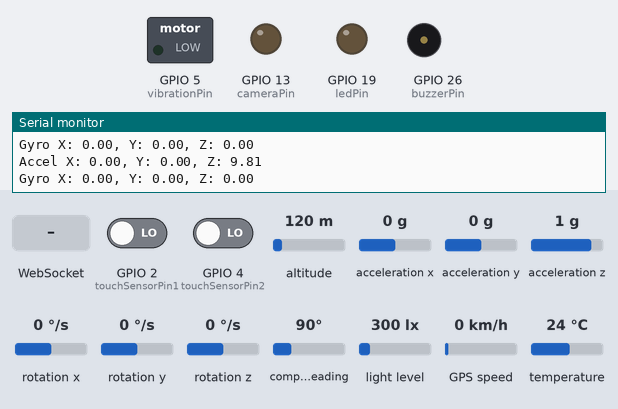
Recording of a sketch running on a simulated ESP32. Parts: switched loads named in the sketch (green lamp = pin HIGH), output pins drawn as LEDs (lit = HIGH), buzzer (waves = sounding), the last lines printed to the serial monitor. The test bench sets the inputs (shaded band); at power-on: GPIO 2 (touchSensorPin1) LOW, GPIO 4 (touchSensorPin2) LOW, light level 300 lx, altitude 120 m, acceleration x 0 g, acceleration y 0 g, acceleration z 1 g, rotation x 0 °/s, rotation y 0 °/s, rotation z 0 °/s, compass heading 90°, GPS speed 0 km/h, temperature 24 °C. WiFi joins after 1.5 s; servers stay silent unless stated; I2S audio is not simulated (input reads silence); uploads are accepted with an empty reply; the GPS gets a fix after 3 s at 37.7749, -122.4194 with 8 satellites.

Above: at 3.2 s.
3.3 s: WebSocket text "kdma5906" received
4.8 s: GPIO 2 (touchSensorPin1) driven HIGH and GPIO 4 (touchSensorPin2) driven HIGH
6.4 s: GPIO 2 (touchSensorPin1) driven LOW
At 8.9 s:
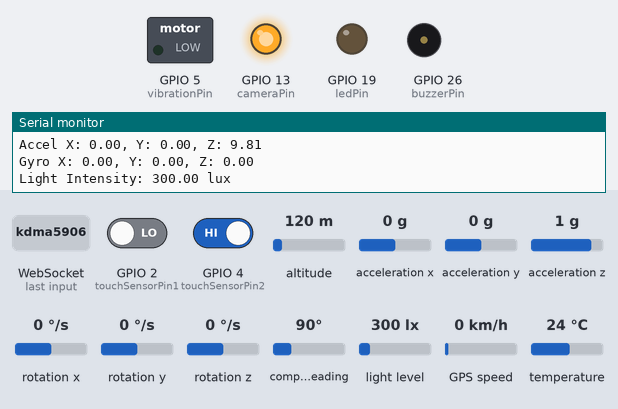
9.4 s: GPIO 4 (touchSensorPin2) driven LOW
At 10.52 s:
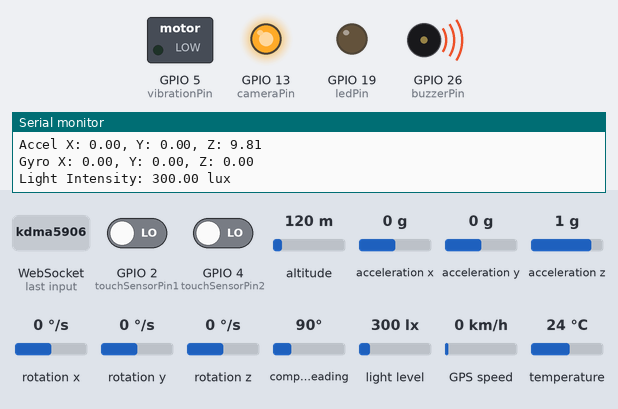
12.4 s: light level set to 22 lx
15.4 s: light level set to 18 lx
At 16.2 s:
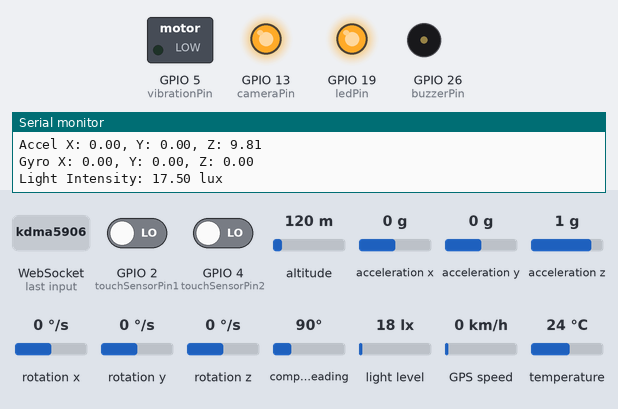
Timing chart, 0 to 19.4 s (numbered marks = the images above; inputs shaded):
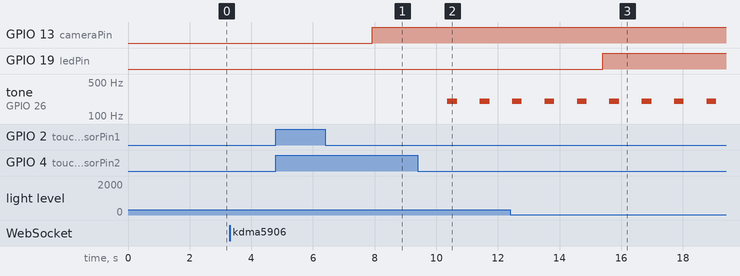

The sketch:

FinalProjectCode_AlertWayGuardian.ino
```cpp
#include <WiFi.h>
#include <HTTPClient.h>
#include <WiFiClientSecure.h>
#include <HardwareSerial.h>
#include <TinyGPS++.h>
#include <Wire.h>
#include <Adafruit_MPU6050.h>
#include <Adafruit_Sensor.h>
#include <BH1750.h>
#include <Arduino.h>
#include <ArduinoJson.h>
#include <driver/i2s.h>

#include <WebSocketsClient.h>
#include <CircularBuffer.hpp>
#include "freertos/FreeRTOS.h"
#include "freertos/task.h"
#include "freertos/semphr.h"

#include "esp_task_wdt.h"

Adafruit_MPU6050 mpu;
TinyGPSPlus gps;
HardwareSerial neo8m(1);
BH1750 lightMeter;

// WiFi credentials
const char* ssid = "Galaxy A13CB91";
const char* password = "12345678";

// const char* ssid = "Galaxy S21 FE 5G 64df";
// const char* password = "kdma5906";

// WebSocket server details
const char *wsServer = "192.168.26.64";
const uint16_t wsPort = 8080;

// Google Geolocation API key
const char* apiKey = "AIzaSyBBrZDws6wFp8BDCnlnelpKL9y5rTRctZc";

String macAddress;
int signalStrength;

// Pin definitions
#define touchSensorPin1 2
#define touchSensorPin2 4
#define vibrationPin 5
#define buzzerPin 26
#define ledPin 19
#define cameraPin 13
#define gpsRxPin 16
#define gpsTxPin 17

// LEDC configuration for buzzer
#define LEDC_CHANNEL_0     0
#define LEDC_TIMER_13_BIT  13
#define LEDC_BASE_FREQ     5000

// Audio configuration
#define SAMPLE_RATE       44100
#define BITS_PER_SAMPLE   I2S_BITS_PER_SAMPLE_16BIT
#define I2S_PORT          I2S_NUM_0
#define DMA_BUF_COUNT     4
#define DMA_BUF_LEN       512

// INMP441 Pin assignment
#define I2S_SD            33
#define I2S_WS            25
#define I2S_SCK           32

// Audio buffer configuration
#define AUDIO_BUFFER_SIZE 10
#define AUDIO_CHUNK_SIZE  512

struct AudioChunk {
    uint8_t data[AUDIO_CHUNK_SIZE];
    size_t size;
};

// Global objects
WebSocketsClient webSocket;
CircularBuffer<AudioChunk, AUDIO_BUFFER_SIZE> audioBuffer;
SemaphoreHandle_t audioBufferSemaphore;

// Recording state
volatile bool isRecording = false;

// Buzzer beep pattern
const int beepDuration = 300;
const int beepInterval = 1000;
unsigned long lastBeepTime = 0;
bool beepState = false;

unsigned long emergencyStartTime = 0;
const unsigned long buzzerDuration = 20000; // 20 seconds in milliseconds

int globMode;
bool State = false;
bool gyroTriggered = false;
bool sensor1State = false;
bool sensor2State = false;
bool buzzerOn = false;
bool emergencyActive = false;

unsigned long vibrationStartTime = 0;
const unsigned long vibrationDuration = 10000;

const float lightThreshold = 20.0;

const unsigned long touchDuration = 3000;
unsigned long touchStartTime1 = 0;
unsigned long touchStartTime2 = 0;

unsigned long msgTime = 0 - 40000;
const unsigned long msgInterval = 40000; // 40 seconds

unsigned long gpsStartTime = 0;
const unsigned long gpsTimeout = 360000; //6 minutes
bool gpsSearching = false;

void setupWiFi();
void setupI2S();
void webSocketEvent(WStype_t type, uint8_t *payload, size_t length);
void i2sReaderTask(void *parameter);
void audioSenderTask(void *parameter);
void automaticRecordingTask(void *parameter);
void gpsTask(void *parameter);
void sensorMonitorTask(void *parameter);
void webSocketLoopTask(void *parameter);
void resetI2S();

void setup() {
    pinMode(touchSensorPin1, INPUT);
    pinMode(touchSensorPin2, INPUT);
    pinMode(vibrationPin, OUTPUT);
    pinMode(buzzerPin, OUTPUT);
    pinMode(ledPin, OUTPUT);
    pinMode(cameraPin, OUTPUT);

    digitalWrite(vibrationPin, LOW);
    digitalWrite(buzzerPin, LOW);
    digitalWrite(ledPin, LOW);
    esp_task_wdt_init(20, true);

    Serial.begin(115200);

    ledcSetup(LEDC_CHANNEL_0, LEDC_BASE_FREQ, LEDC_TIMER_13_BIT);
    ledcAttachPin(buzzerPin, LEDC_CHANNEL_0);

    WiFi.begin(ssid, password);
    neo8m.begin(9600, SERIAL_8N1, gpsRxPin, gpsTxPin);

    while (!Serial) delay(10);

    if (!mpu.begin()) {
        Serial.println("Failed to find MPU6050 chip");
        while (1) { delay(10); }
    }

    mpu.setAccelerometerRange(MPU6050_RANGE_2_G);
    mpu.setGyroRange(MPU6050_RANGE_250_DEG);
    mpu.setFilterBandwidth(MPU6050_BAND_21_HZ);

    Serial.println("Connecting to WiFi...");
    while (WiFi.status() != WL_CONNECTED) {
        delay(1000);
        Serial.print(".");
    }
    Serial.println("\nWiFi connected");

    macAddress = WiFi.BSSIDstr();
    signalStrength = WiFi.RSSI();

    if (!lightMeter.begin(BH1750::CONTINUOUS_HIGH_RES_MODE)) {
        Serial.println("Error initializing BH1750");
        while (1);
    }

    setupI2S();

    webSocket.begin(wsServer, wsPort, "/");
    webSocket.onEvent(webSocketEvent);
    webSocket.setReconnectInterval(5000);

    audioBufferSemaphore = xSemaphoreCreateMutex();
    if (audioBufferSemaphore == NULL) {
        Serial.println("Error creating semaphore");
    }

    // Audio tasks on Core 0
    xTaskCreatePinnedToCore(i2sReaderTask, "I2S Reader", 4096, NULL, 3, NULL, 0);
    xTaskCreatePinnedToCore(audioSenderTask, "Audio Sender", 4096, NULL, 2, NULL, 0);
    xTaskCreatePinnedToCore(automaticRecordingTask, "Auto Recording", 4096, NULL, 2, NULL, 0);

    // Other tasks on Core 1
    // xTaskCreatePinnedToCore(gpsTask, "GPS Task", 8192, NULL, 2, NULL, 1);
    // xTaskCreatePinnedToCore(gpsTask, "GPS Task", 4096, NULL, 2, NULL, 1);
    xTaskCreatePinnedToCore(webSocketLoopTask, "WebSocketLoop", 4096, NULL, 2, NULL, 1);
    xTaskCreatePinnedToCore(sensorMonitorTask, "Sensor Monitor", 4096, NULL, 3, NULL, 1);

    Serial.println("Setup completed.");
}

void loop() {
    // delay(1000);
    if (emergencyActive) {
      if (!gpsSearching) {
        if ((millis() - msgTime) >= msgInterval) {
          gpsSearching = true;
          gpsStartTime = millis();
        }
      }
    }

        if (gpsSearching && (millis() - gpsStartTime < gpsTimeout)) {
        smartdelay_gps(1000);
        if (WiFi.status() == WL_CONNECTED) {
            if (gps.location.isUpdated() && gps.location.isValid()) {
                Serial.print(F("Location: "));
                Serial.print("Lat: ");
                Serial.print(gps.location.lat(), 6);
                Serial.print(F(", Lng: "));
                Serial.print(gps.location.lng(), 6);
                Serial.println();

                sendMsg1(globMode, gps.location.lat(), gps.location.lng());
                gpsSearching = false;
                msgTime = millis();

                Serial.println(F("Location update sent."));
            }

            if (gps.time.isUpdated()) {
                Serial.print(F("Time: "));
                if (gps.time.hour() < 10) Serial.print(F("0"));
                Serial.print(gps.time.hour());
                Serial.print(F(":"));
                if (gps.time.minute() < 10) Serial.print(F("0"));
                Serial.print(gps.time.minute());
                Serial.print(F(":"));
                if (gps.time.second() < 10) Serial.print(F("0"));
                Serial.print(gps.time.second());
                Serial.print(F("."));
                if (gps.time.centisecond() < 10) Serial.print(F("0"));
                Serial.print(gps.time.centisecond());
                Serial.println();
            }
        }
    } else if (gpsSearching && (millis() - gpsStartTime >= gpsTimeout)) {
        gpsSearching = false;
        msgTime = millis();
        sendGeolocationRequest(globMode, macAddress, signalStrength);
    }

  vTaskDelay(pdMS_TO_TICKS(1000)); // Delay to prevent watchdog timer issues
}

static void smartdelay_gps(unsigned long ms) {
    unsigned long start = millis();
    do {
        while (neo8m.available()) {
            char c = neo8m.read();
            Serial.write(c);
            gps.encode(c);
        }
    } while (millis() - start < ms);
}

void sensorMonitorTask(void *parameter) {
    esp_task_wdt_add(NULL);
    while (true) {
        esp_task_wdt_reset();

        sensor1State = digitalRead(touchSensorPin1);
        sensor2State = digitalRead(touchSensorPin2);

        sensors_event_t a, g, temp;
        mpu.getEvent(&a, &g, &temp);

        Serial.printf("Accel X: %.2f, Y: %.2f, Z: %.2f\n", a.acceleration.x, a.acceleration.y, a.acceleration.z);
        Serial.printf("Gyro X: %.2f, Y: %.2f, Z: %.2f\n", g.gyro.x, g.gyro.y, g.gyro.z);

        // smartdelay_gps(1000);

        if (abs(a.acceleration.x) > 15 || abs(a.acceleration.y) > 15 || abs(a.acceleration.z) > 15 ||
            abs(g.gyro.x) > 120 || abs(g.gyro.y) > 120 || abs(g.gyro.z) > 120) {
            if (!gyroTriggered) {
                Serial.println("Sudden movement detected - Vibration activated.");
                digitalWrite(vibrationPin, HIGH);
                gyroTriggered = true;
                vibrationStartTime = millis();
            }
        }

        if (gyroTriggered && ((millis() - vibrationStartTime) >= vibrationDuration)) {
            Serial.println("Vibration duration exceeded - Emergency activated");
            globMode = 1;
            activateEmergency(globMode);
        }

        if (sensor1State || sensor2State) {
            if (touchStartTime1 == 0) {
                touchStartTime1 = millis();
            } else if (millis() - touchStartTime1 >= touchDuration) {
                globMode = 0;
                activateEmergency(globMode);
            }
            if (touchStartTime2 == 0) {
                touchStartTime2 = millis();
            } else if (millis() - touchStartTime2 >= touchDuration) {
                globMode = 0;
                activateEmergency(globMode);
            }
        } else {
            touchStartTime1 = 0;
            touchStartTime2 = 0;
        }

        if (sensor1State && sensor2State) {
            Serial.println("Both touch sensors activated - Emergency deactivated");
            deactivateEmergency();
        }

        if (buzzerOn) {
            unsigned long currentTime = millis();
            if (currentTime - emergencyStartTime < buzzerDuration) {
        if (beepState && currentTime - lastBeepTime >= beepDuration) {
            ledcWriteTone(LEDC_CHANNEL_0, 0);
            beepState = false;
            lastBeepTime = currentTime;
        } else if (!beepState && currentTime - lastBeepTime >= beepInterval - beepDuration) {
            ledcWriteTone(LEDC_CHANNEL_0, 200);
            beepState = true;
            lastBeepTime = currentTime;
        }
    } else {
        // Turn off the buzzer after 20 seconds
        ledcWriteTone(LEDC_CHANNEL_0, 0);
        buzzerOn = false;
    }
        }

        if (emergencyActive) {
            controlLEDByLightSensor();

            if (!gpsSearching) {
              if ((millis() - msgTime) >= msgInterval) {
                gpsSearching = true;
                gpsStartTime = millis();
              }
            }
        }

        // delay(500);
        vTaskDelay(pdMS_TO_TICKS(100)); // Run every 100ms
    }
}

void setupI2S() {
    i2s_config_t i2s_config = {
        .mode = (i2s_mode_t) (I2S_MODE_MASTER | I2S_MODE_RX),
        .sample_rate = SAMPLE_RATE,
        .bits_per_sample = BITS_PER_SAMPLE,
        .channel_format = I2S_CHANNEL_FMT_ONLY_LEFT,
        .communication_format = I2S_COMM_FORMAT_I2S,
        .intr_alloc_flags = ESP_INTR_FLAG_LEVEL1,
        .dma_buf_count = DMA_BUF_COUNT,
        .dma_buf_len = DMA_BUF_LEN,
        .use_apll = false,
        .tx_desc_auto_clear = false,
        .fixed_mclk = 0
    };

    i2s_pin_config_t pin_config = {
        .bck_io_num = I2S_SCK,
        .ws_io_num = I2S_WS,
        .data_out_num = I2S_PIN_NO_CHANGE,
        .data_in_num = I2S_SD
    };

    i2s_driver_install(I2S_PORT, &i2s_config, 0, NULL);
    i2s_set_pin(I2S_PORT, &pin_config);
}

void webSocketEvent(WStype_t type, uint8_t *payload, size_t length) {
    switch (type) {
        case WStype_DISCONNECTED:
            Serial.println("WebSocket disconnected");
            break;
        case WStype_CONNECTED:
            Serial.println("WebSocket connected");
            break;
        default:
            break;
    }
}

void webSocketLoopTask(void *parameter) {
    esp_task_wdt_add(NULL);
    for(;;) {
        esp_task_wdt_reset();
        if(WiFi.status() == WL_CONNECTED) {
            webSocket.loop();
        } else {
            Serial.println("WiFi disconnected. Attempting to reconnect...");
            WiFi.begin(ssid, password);
            int attempts = 0;
            while (WiFi.status() != WL_CONNECTED && attempts < 20) {
                delay(500);
                Serial.print(".");
                attempts++;
            }
            if(WiFi.status() == WL_CONNECTED) {
                Serial.println("\nWiFi reconnected");
                webSocket.begin(wsServer, wsPort, "/");
            } else {
                Serial.println("\nFailed to reconnect WiFi");
            }
        }
        vTaskDelay(pdMS_TO_TICKS(10));
    }
}

void i2sReaderTask(void *parameter) {
    esp_task_wdt_add(NULL);
    static AudioChunk chunk;
    size_t bytesRead = 0;

    while (true) {
        esp_task_wdt_reset();
        if (isRecording) {
            i2s_read(I2S_PORT, chunk.data, AUDIO_CHUNK_SIZE, &bytesRead, portMAX_DELAY);
            if (bytesRead > 0) {
                chunk.size = bytesRead;
                if (xSemaphoreTake(audioBufferSemaphore, portMAX_DELAY) == pdTRUE) {
                    if (!audioBuffer.push(chunk)) {
                        audioBuffer.shift();
                        if (!audioBuffer.push(chunk)) {
                            Serial.println("Error: Cannot push to audio buffer");
                        }
                    }
                    xSemaphoreGive(audioBufferSemaphore);
                }
            }
        }
        vTaskDelay(1);
    }
}

void audioSenderTask(void *parameter) {
    const int chunksToSend = 4;
    while (true) {
        if (webSocket.isConnected() && isRecording) {
            if (xSemaphoreTake(audioBufferSemaphore, portMAX_DELAY) == pdTRUE) {
                for (int i = 0; i < chunksToSend && !audioBuffer.isEmpty(); i++) {
                    AudioChunk chunk = audioBuffer.shift();
                    webSocket.sendBIN(chunk.data, chunk.size);
                }
                xSemaphoreGive(audioBufferSemaphore);
            }
        }
        vTaskDelay(1);
    }
}

void automaticRecordingTask(void *parameter) {
    esp_task_wdt_add(NULL);
    const TickType_t xDelay = pdMS_TO_TICKS(100);

    while (true) {
        esp_task_wdt_reset();
        if(emergencyActive){
            isRecording = true;
            Serial.println("Recording started");
            webSocket.sendTXT("start_recording");

            for(int i = 0; i < 100; i++) {
                vTaskDelay(xDelay);
                esp_task_wdt_reset(); // Reset watchdog timer in the loop
            }

            isRecording = false;
            Serial.println("Recording stopped");
            webSocket.sendTXT("stop_recording");

            if (xSemaphoreTake(audioBufferSemaphore, portMAX_DELAY) == pdTRUE) {
                while (!audioBuffer.isEmpty()) {
                    audioBuffer.shift();
                    esp_task_wdt_reset(); // Reset watchdog timer while clearing buffer
                }
                xSemaphoreGive(audioBufferSemaphore);
            }

            resetI2S();
        }
        vTaskDelay(xDelay);
    }
}

void resetI2S() {
    i2s_stop(I2S_PORT);
    i2s_start(I2S_PORT);
}

void sendGeolocationRequest(int mode, String macAddress, int signalStrength) {
    HTTPClient https;
    WiFiClientSecure wifiClient;
    wifiClient.setInsecure();

    String url = "https://www.googleapis.com/geolocation/v1/geolocate?key=" + String(apiKey);

    StaticJsonDocument<200> jsonPayload;
    jsonPayload["wifiAccessPoints"][0]["macAddress"] = macAddress;
    jsonPayload["wifiAccessPoints"][0]["signalStrength"] = signalStrength;

    String jsonString;
    serializeJson(jsonPayload, jsonString);

    https.begin(wifiClient, url);
    https.addHeader("Content-Type", "application/json");
    int httpResponseCode = https.POST(jsonString);

    if (httpResponseCode > 0) {
        if (httpResponseCode == HTTP_CODE_OK || httpResponseCode == HTTP_CODE_CREATED) {
            String payload = https.getString();
            DynamicJsonDocument doc(1024);
            DeserializationError error = deserializeJson(doc, payload);

            if (error) {
                Serial.print("deserializeJson() failed: ");
                Serial.println(error.c_str());
                return;
            }

            float latitude = doc["location"]["lat"];
            float longitude = doc["location"]["lng"];
            float accuracy = doc["accuracy"];

            Serial.print("Latitude: ");
            Serial.println(latitude, 7);
            Serial.print("Longitude: ");
            Serial.println(longitude, 7);
            Serial.print("Accuracy (meters): ");
            Serial.println(accuracy);

            sendMsg2(mode, latitude, longitude, accuracy);
        } else {
            Serial.print("HTTPS error code: ");
            Serial.println(httpResponseCode);
        }
    } else {
        Serial.print("HTTPS request failed: ");
        Serial.println(httpResponseCode);
    }

    https.end();
}

void sendMsg1(int emg_mode, float lat, float lon) {
    HTTPClient https;
    WiFiClientSecure wifiClient;
    wifiClient.setInsecure();

    https.begin(wifiClient, "https://app.notify.lk/api/v1/send");
    https.addHeader("Content-Type", "application/x-www-form-urlencoded");

    String mapLink = generateMapLink(lat, lon);
    String receiverNumber = "94724043976";
    String httpRequestData = "user_id=27578&api_key=Db5y3HnbH1cxDFrjvuNO&sender_id=NotifyDEMO&to=contactNumber&message=MSG String";

    String msgString = (emg_mode == 0) ? "Emergency\n\n" : "Health emergency\n\n";
    msgString += mapLink;
    Serial.println(msgString);

    httpRequestData.replace("MSG String", msgString);
    httpRequestData.replace("contactNumber", receiverNumber);
    int httpCode = https.POST(httpRequestData);
    Serial.println(httpCode);

    if (httpCode > 0) {
      String payload = https.getString();
      Serial.println(payload);
    } else {
      Serial.println("Error on HTTP request");
    }

    https.end();
}

void sendMsg2(int emg_mode, float lat, float lon, float accuracy) {
    HTTPClient https;
    WiFiClientSecure wifiClient;
    wifiClient.setInsecure();

    https.begin(wifiClient, "https://app.notify.lk/api/v1/send");
    https.addHeader("Content-Type", "application/x-www-form-urlencoded");

    String mapLink = generateMapLink(lat, lon);
    String receiverNumber = "94724043976";
    String httpRequestData = "user_id=27578&api_key=Db5y3HnbH1cxDFrjvuNO&sender_id=NotifyDEMO&to=contactNumber&message=MSG String";

    String msgString = (emg_mode == 0) ? "Emergency\n\n" : "Health emergency\n\n";
    msgString += mapLink;
    msgString += "\n\nAccuracy in meters: " + String(accuracy, 6);
    Serial.println(msgString);

    httpRequestData.replace("MSG String", msgString);
    httpRequestData.replace("contactNumber", receiverNumber);
    int httpCode = https.POST(httpRequestData);
    Serial.println(httpCode);

    if (httpCode > 0) {
      String payload = https.getString();
      Serial.println(payload);
    } else {
      Serial.println("Error on HTTP request");
    }

    https.end();
}

String generateMapLink(float lat, float lon) {
    String latDirection = (lat >= 0) ? "N" : "S";
    String lonDirection = (lon >= 0) ? "E" : "W";
    float absLat = abs(lat);
    float absLon = abs(lon);
    String mapLink = "https://www.google.com/maps/place/";
    mapLink += String(absLat, 6) + latDirection + String(absLon, 6) + lonDirection + "/";
    return mapLink;
}

void activateEmergency(int mode) {
    emergencyActive = true;
    // digitalWrite(vibrationPin, HIGH);
    digitalWrite(vibrationPin, LOW);
    vibrationStartTime = millis();

    buzzerOn = true;
    lastBeepTime = millis();
    beepState = true;
    emergencyStartTime = millis();

    digitalWrite(cameraPin, HIGH);
    gyroTriggered = false;
}

void deactivateEmergency() {
    // digitalWrite(vibrationPin, LOW);
    ledcWriteTone(LEDC_CHANNEL_0, 0);
    buzzerOn = false;
    beepState = false;
    digitalWrite(ledPin, LOW);
    digitalWrite(cameraPin, LOW);
    webSocket.sendTXT("emergency_deactivated");
    emergencyActive = false;
    gpsSearching = false;
}

void controlLEDByLightSensor() {
    float lux = lightMeter.readLightLevel();
    Serial.print("Light Intensity: ");
    Serial.print(lux);
    Serial.println(" lux");
    digitalWrite(ledPin, lux < lightThreshold ? HIGH : LOW);
}
```

Measured:
- the behaviour switches between 20 and 19 lx on light level (found by bisection; images 2 and 3)
- after the input at 6.4 s, GPIO 13 (cameraPin): LOW → HIGH after 1.5 s
- after the input at 9.4 s, tone on GPIO 26 (buzzerPin): alternates 200 Hz for 0.32 s and silent for 0.74 s, starting after 0.96 s
- after the input at 15.4 s, GPIO 19 (ledPin): LOW → HIGH at once
